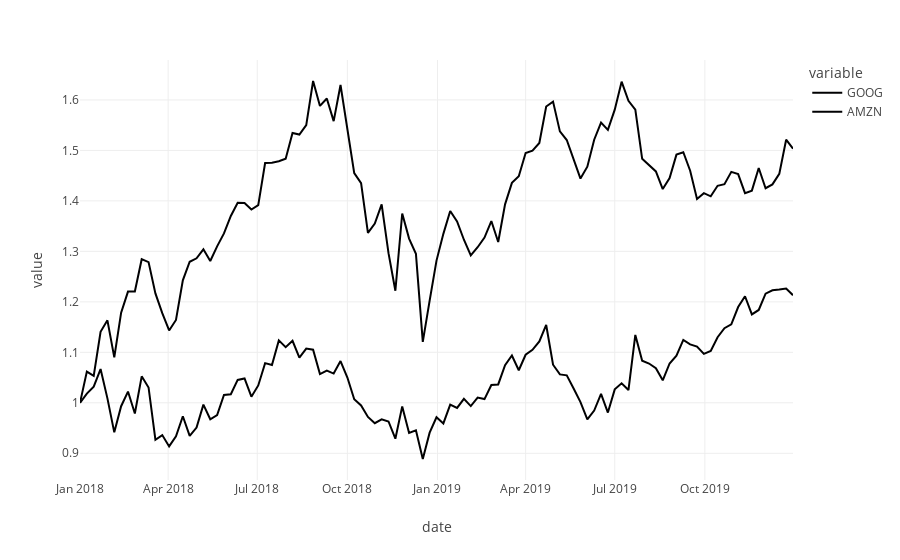

Notebook code for this chart:
### Markdown cell above
Let's test out our plotting tool

### Code cell
px_trend_compare.invoke(
    {"data":"stocks", "col1":"GOOG", "col2":"AMZN"}
    )
